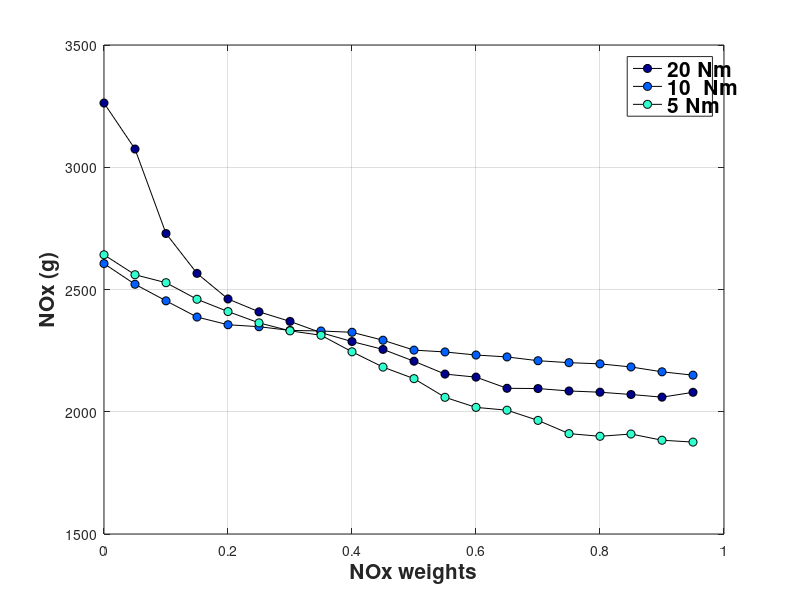
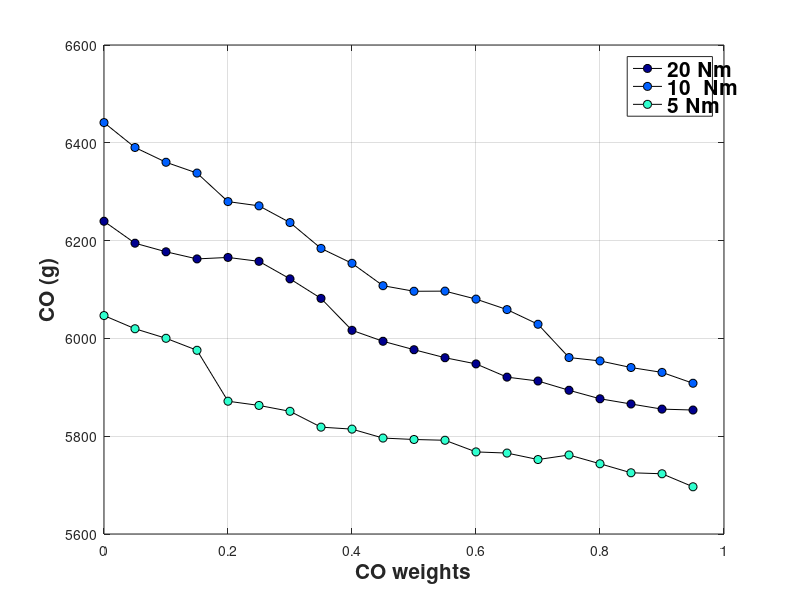
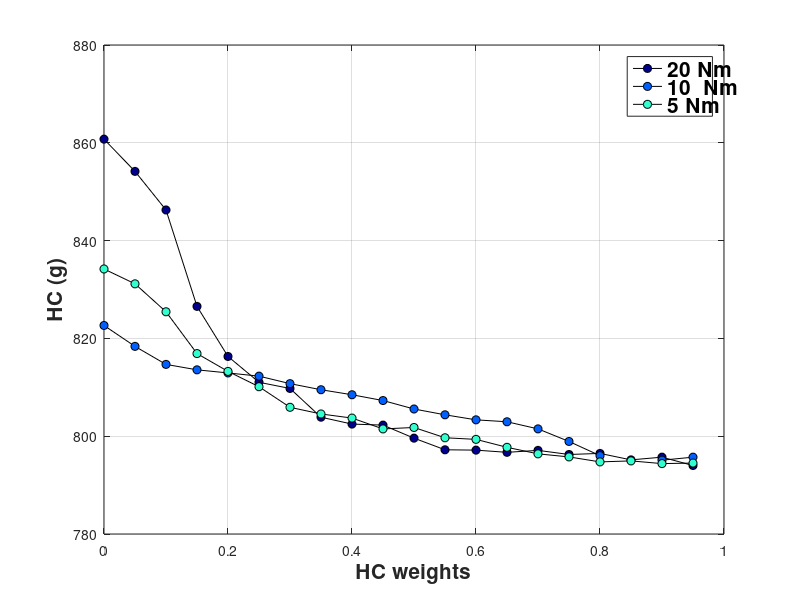
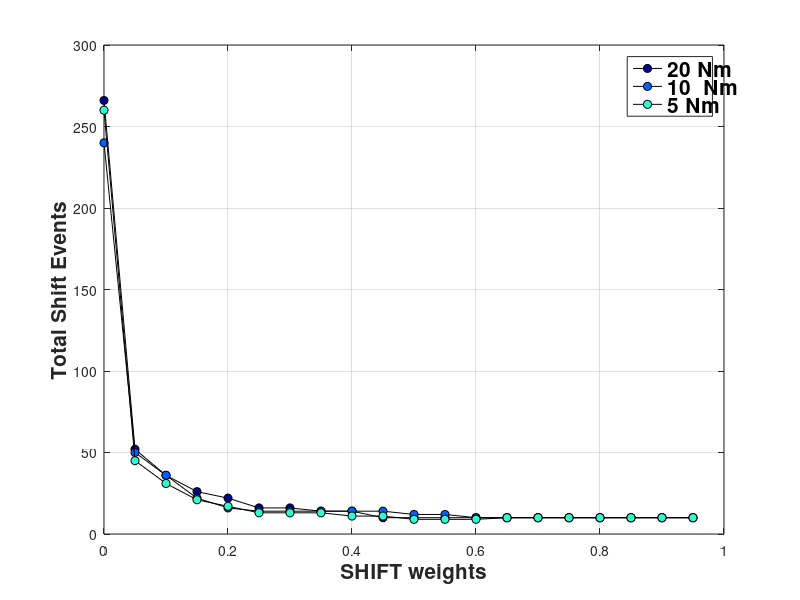

Recreate these plots in MATLAB, in order.
clear;
clf;
close all;
C = jet;
h = 14;
r=6;
t = 10;
q = 12;  % For colors
start = 1;
stop = 10;
for i = [start, 2,3];
    if i == 1
        load SOC_grid_005_trq_20_NM_HWFET;
        c = '20 Nm';
    elseif i == 2
        load SOC_grid_005_trq_10_NM_HWFET;
        c = '10  Nm';
    elseif i == 3
        load SOC_grid_005_trq_5_NM_HWFET;
        c = '5 Nm';
    elseif i == 4
        load SOC_grid_005_trq_1_NM_HWFET;
        c = '1 Nm';
    elseif i == 5
        load SOC_grid_005_trq_0_5_Nm_HWFET;
        c = '0.5 Nm';
    elseif i == 6
        load SOC_grid_005_interp;
        c = '0.005 lin. interp';
    elseif i == 7
        load SOC_grid_001_interp;
        c = '0.001 lin. interp.';
    elseif i == 8
        load SOC_grid_0005_interp;
        c = '0.0005 lin. interp.';
    elseif i == 9
        load SOC_grid_005_interp_cubic;
        c = '0.005 cubic interp.';
    elseif i == 10
        load SOC_grid_0005_interp_cubic;
        c = '0.0005 cubic. interp.';
    elseif i == 11;
        load SOC_grid_005_interp_full_cyc;
        c = '0.005 line. interp FULL';
    elseif i == 12;
        load SOC_grid_005_interp_lower_weights;
        c = '0.005 line. interp Lower weights';
    elseif i == 13;
        load SOC_grid_005_interp_full_cyc_smooth;
        c = '0.005 line. interp Full CYC Smoothed Data';
    else
        load SOC_grid_001_interp_full_cyc_smooth;
        c = '0.001 line. interp Full CYC Smoothed Data';
    end
    
    if i == start
        leg = {c};
        a = 1;
    else
        leg = {leg{1:a}, c};
        a = a+1;
    end
    
    figure(2)
    plot(result.a1(1,:),result.NOx(1,:),'-ko',...
        'LineWidth',0.5,...
        'MarkerEdgeColor','k',...
        'MarkerFaceColor',C(a+(a-1)*q,:),...
        'MarkerSize',r)
    grid on
    ylabel('NOx (g)')
    xlabel('NOx weights')
    legend(leg{1:a})
    set(findall(gcf,'type','text'),'FontSize',15,'fontWeight','bold')
    hold on
    
    figure(3)
    plot(result.a2(2,:),result.CO(2,:),'-ko',...
        'LineWidth',0.5,...
        'MarkerEdgeColor','k',...
        'MarkerFaceColor',C(a+(a-1)*q,:),...
        'MarkerSize',r)
    grid on
    ylabel('CO (g)')
    xlabel('CO weights')
    legend(leg{1:a})
    set(findall(gcf,'type','text'),'FontSize',15,'fontWeight','bold')
    hold on
    
    figure(4)
    plot(result.a3(3,:),result.HC(3,:),'-ko',...
        'LineWidth',0.5,...
        'MarkerEdgeColor','k',...
        'MarkerFaceColor',C(a+(a-1)*q,:),...
        'MarkerSize',r)
    grid on
    ylabel('HC (g)')
    xlabel('HC weights')
    legend(leg{1:a})
    set(findall(gcf,'type','text'),'FontSize',15,'fontWeight','bold')
    hold on
    
    figure(5)
    plot(result.shift(4,:),result.SE(4,:),'-ko',...
        'LineWidth',0.5,...
        'MarkerEdgeColor','k',...
        'MarkerFaceColor',C(a+(a-1)*q,:),...
        'MarkerSize',r)
    grid on
    ylabel('Total Shift Events')
    xlabel('SHIFT weights')
    legend(leg{1:a})
    set(findall(gcf,'type','text'),'FontSize',15,'fontWeight','bold')
    hold on
    
    figure(6)
    plot(result.eng(5,:),result.EE(5,:),'-ko',...
        'LineWidth',0.5,...
        'MarkerEdgeColor','k',...
        'MarkerFaceColor',C(a+(a-1)*q,:),...
        'MarkerSize',r)
    grid on
    ylabel('Total Engine Events')
    xlabel('ENG weights')
    legend(leg{1:a})
    set(findall(gcf,'type','text'),'FontSize',15,'fontWeight','bold')
    hold on
end

hold off
set(findall(gcf,'type','text'),'FontSize',15,'fontWeight','bold')

